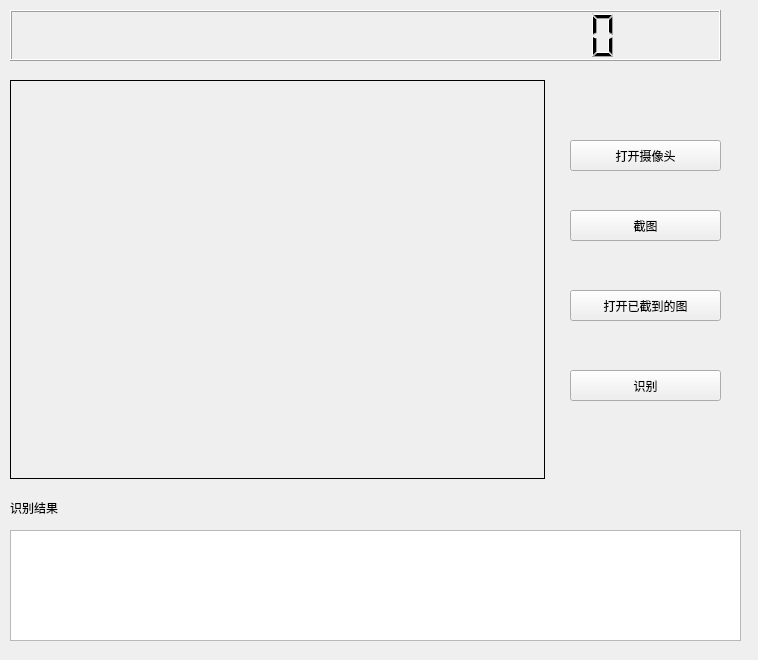
<?xml version="1.0" encoding="UTF-8"?>
<ui version="4.0">
 <class>Widget</class>
 <widget class="QWidget" name="Widget">
  <property name="geometry">
   <rect>
    <x>0</x>
    <y>0</y>
    <width>758</width>
    <height>660</height>
   </rect>
  </property>
  <property name="windowTitle">
   <string>Widget</string>
  </property>
  <widget class="QLabel" name="label">
   <property name="geometry">
    <rect>
     <x>10</x>
     <y>80</y>
     <width>535</width>
     <height>399</height>
    </rect>
   </property>
   <property name="frameShape">
    <enum>QFrame::Box</enum>
   </property>
   <property name="text">
    <string/>
   </property>
  </widget>
  <widget class="QPushButton" name="openBtn">
   <property name="geometry">
    <rect>
     <x>570</x>
     <y>140</y>
     <width>151</width>
     <height>31</height>
    </rect>
   </property>
   <property name="text">
    <string>打开摄像头</string>
   </property>
  </widget>
  <widget class="QPushButton" name="cutBtn">
   <property name="geometry">
    <rect>
     <x>570</x>
     <y>210</y>
     <width>151</width>
     <height>31</height>
    </rect>
   </property>
   <property name="text">
    <string>截图</string>
   </property>
  </widget>
  <widget class="QPushButton" name="beginBtn">
   <property name="geometry">
    <rect>
     <x>570</x>
     <y>370</y>
     <width>151</width>
     <height>31</height>
    </rect>
   </property>
   <property name="text">
    <string>识别</string>
   </property>
  </widget>
  <widget class="QLabel" name="label_2">
   <property name="geometry">
    <rect>
     <x>10</x>
     <y>500</y>
     <width>72</width>
     <height>15</height>
    </rect>
   </property>
   <property name="text">
    <string>识别结果</string>
   </property>
  </widget>
  <widget class="QTextEdit" name="textEdit">
   <property name="geometry">
    <rect>
     <x>10</x>
     <y>530</y>
     <width>731</width>
     <height>111</height>
    </rect>
   </property>
  </widget>
  <widget class="QPushButton" name="openbtn">
   <property name="geometry">
    <rect>
     <x>570</x>
     <y>290</y>
     <width>151</width>
     <height>31</height>
    </rect>
   </property>
   <property name="text">
    <string>打开已截到的图</string>
   </property>
  </widget>
  <widget class="QLCDNumber" name="lcd">
   <property name="geometry">
    <rect>
     <x>10</x>
     <y>10</y>
     <width>711</width>
     <height>51</height>
    </rect>
   </property>
   <property name="digitCount">
    <number>20</number>
   </property>
  </widget>
 </widget>
 <resources/>
 <connections/>
</ui>
